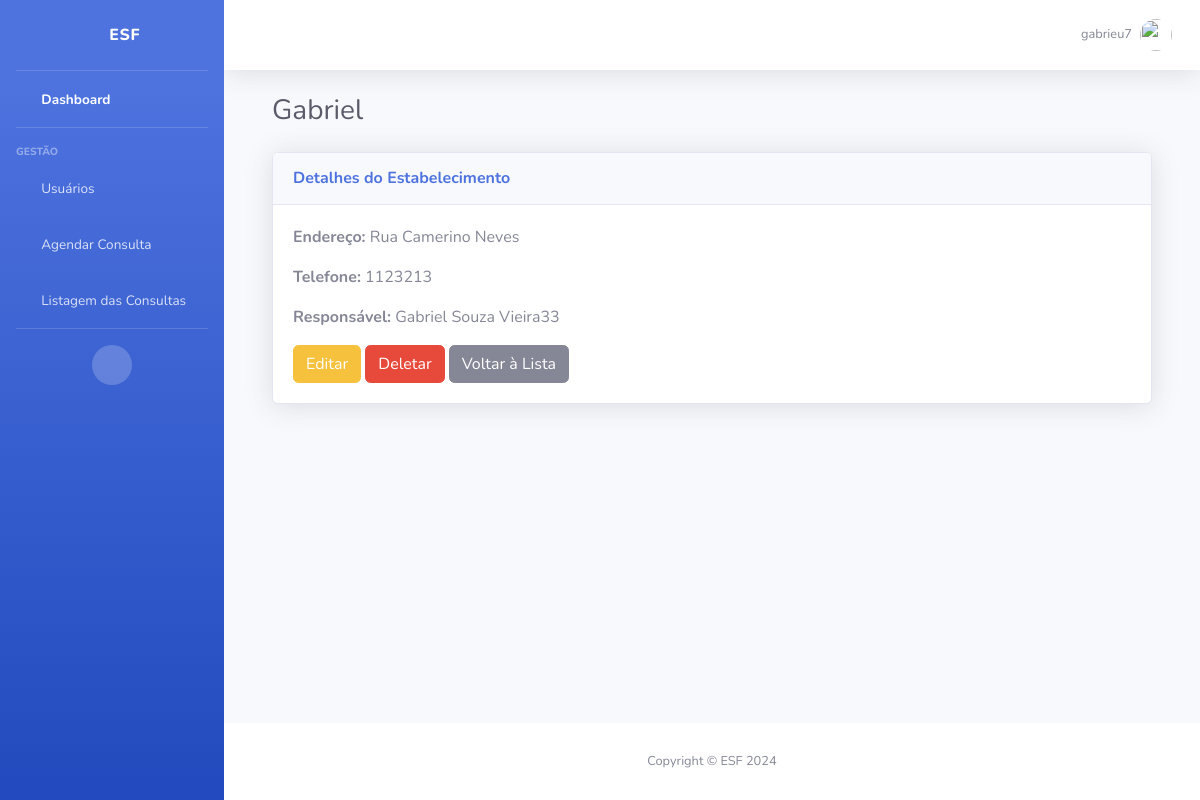
Page /estabelecimento/1/ (signed in) on the committed database.
### estabelecimento/models.py (models this page shows, shortened)
class Estabelecimento(models.Model):
    nome = models.CharField(max_length=50)
    endereco = models.CharField(max_length=100)
    telefone = models.CharField(max_length=11)
    responsavel = models.OneToOneField("usuarios.Usuario", on_delete=models.DO_NOTHING)

### usuarios/models.py (models this page shows)
class Usuario(User):
    nome_completo = models.CharField(max_length=255)
    data_nascimento = models.DateField(null=True, blank=True)
    rua = models.CharField(max_length=255)
    num_casa = models.IntegerField()
    uf = models.CharField(max_length=2)
    cpf = models.CharField(max_length=11, unique=True)
    rg = models.CharField(max_length=9, unique=True)
    nome_mae = models.CharField(max_length=255)
    nome_pai = models.CharField(max_length=255, blank=True, null=True)
    def __str__(self):
        return self.nome_completo

### estabelecimento/views.py (the view)
# urls.py: path('<int:pk>/', views.estabelecimento_detail, name='estabelecimento_detail'),
@login_required
def estabelecimento_detail(request, pk):
    estabelecimento = get_object_or_404(Estabelecimento, pk=pk)
    return render(request, 'estabelecimento/estabelecimento_detail.html', {'estabelecimento': estabelecimento})

### templates/estabelecimento/estabelecimento_detail.html
{% extends "_base.html" %}
{% block content %}
<div class="container-fluid">
    <h1 class="h3 mb-4 text-gray-800">{{ estabelecimento.nome }}</h1>
    <div class="card shadow mb-4">
        <div class="card-header py-3">
            <h6 class="m-0 font-weight-bold text-primary">Detalhes do Estabelecimento</h6>
        </div>
        <div class="card-body">
            <p><strong>Endereço:</strong> {{ estabelecimento.endereco }}</p>
            <p><strong>Telefone:</strong> {{ estabelecimento.telefone }}</p>
            <p><strong>Responsável:</strong> {{ estabelecimento.responsavel }}</p>
            <a href="{% url 'estabelecimento_update' estabelecimento.pk %}" class="btn btn-warning">Editar</a>
            <a href="{% url 'estabelecimento_delete' estabelecimento.pk %}" class="btn btn-danger">Deletar</a>
            <a href="{% url 'estabelecimento_list' %}" class="btn btn-secondary">Voltar à Lista</a>
        </div>
    </div>
</div>
{% endblock %}

### templates/_base.html (shortened to what this page needs)
{% load static %}
<!DOCTYPE html>
<html lang="en">
<head>
    <link href="{% static 'vendor/fontawesome-free/css/all.min.css' %}" rel="stylesheet" type="text/css">
    <link href="{% static 'css/sb-admin-2.min.css' %}" rel="stylesheet">
</head>
<body id="page-top">
    <div id="wrapper">
        <ul class="navbar-nav bg-gradient-primary sidebar sidebar-dark accordion" id="accordionSidebar">
            <a class="sidebar-brand d-flex align-items-center justify-content-center" href="{% url "home" %}">
                <div class="sidebar-brand-icon">
                    <i class="fas fa-hospital"></i>
                </div>
                <div class="sidebar-brand-text mx-3">ESF</div>
            </a>
            <hr class="sidebar-divider my-0">
            <li class="nav-item active">
                <a class="nav-link" href="">
                    <i class="fas fa-fw fa-tachometer-alt"></i>
                    <span>Dashboard</span>
                </a>
            </li>
            <hr class="sidebar-divider">
            <div class="sidebar-heading">
                Gestão
            </div>
                    <li class="nav-item">
                        <a class="nav-link" href="{% url "usuario_list" %}">
                            <i class="fas fa-fw fa-user-injured"></i>
                            <span>Usuários</span>
                        </a>
                    </li>
            <li class="nav-item">
                <a class="nav-link" href="{% url "consulta_create" %}">
                    <i class="fas fa-fw fa-calendar-alt"></i>
                    <span>Agendar Consulta</span>
                </a>
            </li>
            <li class="nav-item">
                <a class="nav-link" href="{% url "consulta_list" %}">
                    <i class="fas fa-fw fa-calendar-alt"></i>
                    <span>Listagem das Consultas</span>
                </a>
            </li>
            <hr class="sidebar-divider d-none d-md-block">
            <div class="text-center d-none d-md-inline">
                <button class="rounded-circle border-0" id="sidebarToggle"></button>
            </div>
        </ul>
        <div id="content-wrapper" class="d-flex flex-column">
            <div id="content">
                <nav class="navbar navbar-expand navbar-light bg-white topbar mb-4 static-top shadow">
                    <ul class="navbar-nav ml-auto">
                            {% if user.is_authenticated %}
                                <li class="nav-item dropdown no-arrow">
                                    <a class="nav-link dropdown-toggle" href="#" id="userDropdown" role="button" data-toggle="dropdown" aria-haspopup="true" aria-expanded="false">
                                        <span class="mr-2 d-none d-lg-inline text-gray-600 small">{{ user.username }}</span>
                                        <img class="img-profile rounded-circle" src="{% static 'img/undraw_profile.svg' %}">
                                    </a>
                            {% else %}
                                    <a class="btn btn-primary" href="{% url 'login' %}">
                                        <i class="fas fa-sign-in-alt fa-sm fa-fw mr-2 text-white-400"></i>
                                        Login
                                    </a>
                            {% endif %}
                        </li>
                    </ul>
                </nav>
                <div class="container-fluid">
                    {% block content %}
                    {% endblock %}
                </div>
            </div>
            <footer class="sticky-footer bg-white">
                <div class="container my-auto">
                    <div class="copyright text-center my-auto">
                        <span>Copyright &copy; ESF 2024</span>
                    </div>
                </div>
            </footer>
        </div>
    </div>
</body>
</html>

### rows in the picture
Estabelecimento: nome "Gabriel", endereco "Rua Camerino Neves", telefone "1123213", responsavel "Gabriel Souza Vieira33"

### other values in the picture
{{ user.username }} "gabrieu7"
